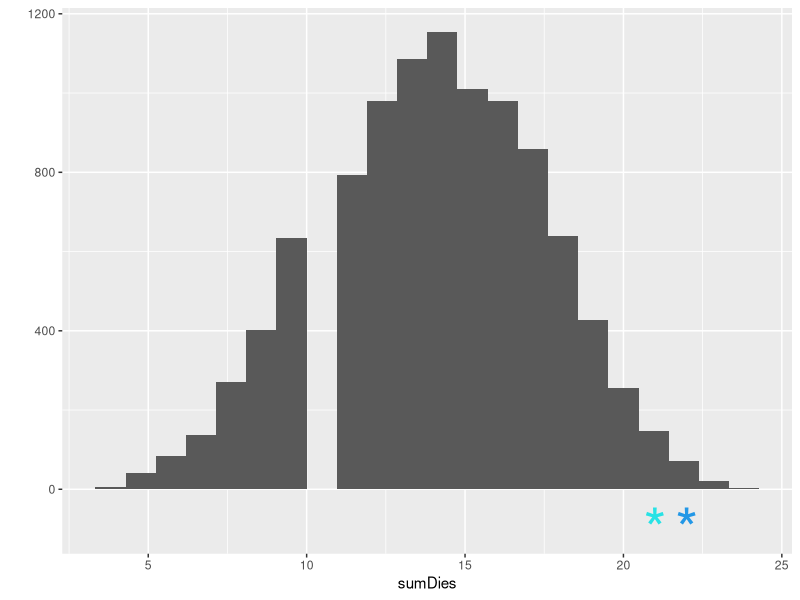
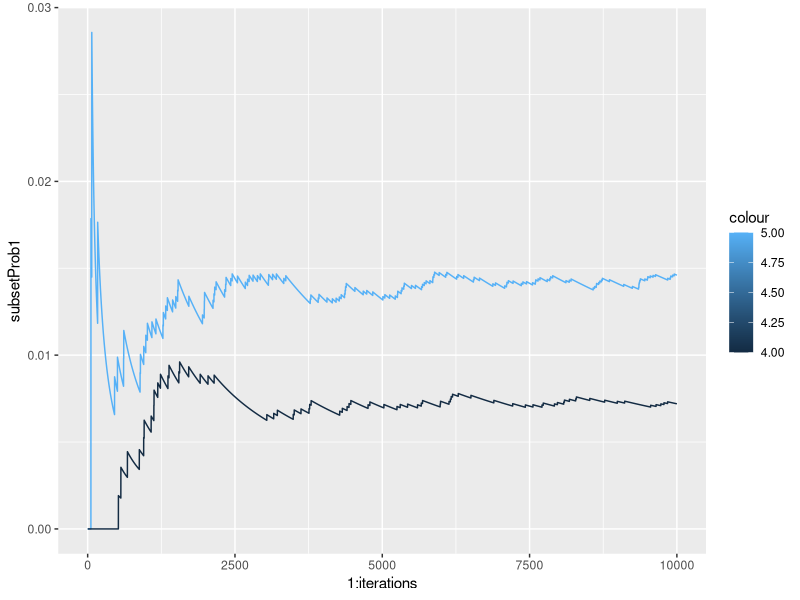

These charts were generated, in order, by the following R code:
library(ggplot2)

#Problem 1
# decide whether the blank should be filled in with =, <, or >, and give a short but clear explanation.
#(probability that the total after rolling 4 fair dice is 21)___(probability that the total after rolling 4 fair dice is 22)


sum1 = 21
sum2 = 22
iterations = 10000

die1 = sample(6, iterations, replace = TRUE)
die2 = sample(6, iterations, replace = TRUE)
die3 = sample(6, iterations, replace = TRUE)
die4 = sample(6, iterations, replace = TRUE)
sumDies = die1 + die2 + die3 + die4



prob1 = mean(sumDies == sum1)
prob2 = mean(sumDies == sum2)

prob1 > prob2

qplot(sumDies, geom = "histogram", bins = 22) +
  annotate("text", x = sum1, y = -iterations/100, label = "*", size = 15, color = 5) +
  annotate("text", x = sum2, y = -iterations/100, label = "*", size = 15, color = 4)

subsetProb1 = vector()
subsetProb2 = vector()

for(i in 1:iterations){
  subsetProb1[i] = mean(sumDies[1:i] == sum1)
  subsetProb2[i] = mean(sumDies[1:i] == sum2)
}

ggplot(data.frame(subsetProb1), aes(x = 1:iterations)) + 
  geom_line(aes(y=subsetProb1, color = 5)) +
  geom_line(aes(y=subsetProb2, color = 4))
